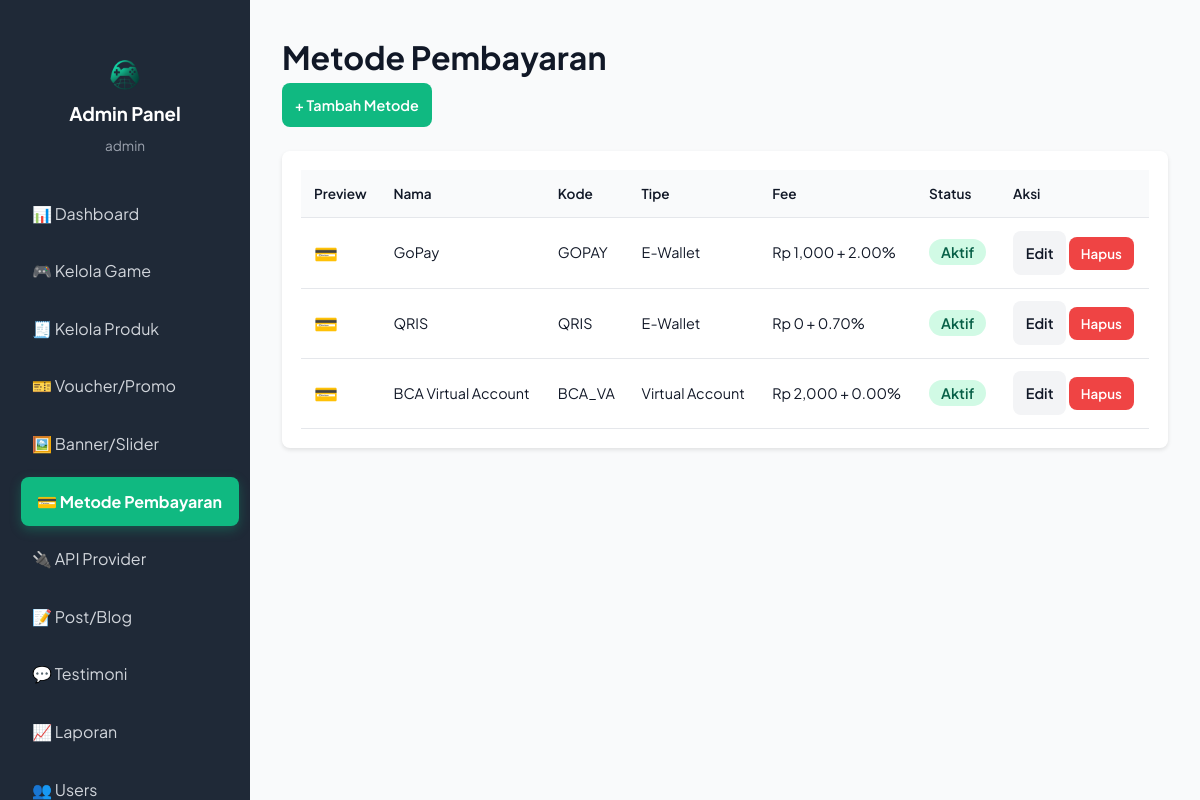
The app's page /admin/payment-methods.php (signed in) with its own data.
### tables this page shows
CREATE TABLE IF NOT EXISTS payment_methods (
  id INT PRIMARY KEY AUTO_INCREMENT,
  name VARCHAR(100) NOT NULL,
  code VARCHAR(50) NOT NULL,
  type VARCHAR(50) DEFAULT 'E-Wallet',  
  fee_flat INT DEFAULT 0,
  fee_percent DECIMAL(5,2) DEFAULT 0,
  image_path VARCHAR(255) NULL,
  is_active TINYINT(1) DEFAULT 1,
  created_at TIMESTAMP DEFAULT CURRENT_TIMESTAMP,
  updated_at TIMESTAMP DEFAULT CURRENT_TIMESTAMP ON UPDATE CURRENT_TIMESTAMP
);

### admin/payment-methods.php (the view, shortened to what this page needs)
<?php
require_once '../config/database.php';
$methods = $pdo->query("SELECT * FROM payment_methods ORDER BY type, name")->fetchAll();
?>
<!DOCTYPE html>
<html lang="id">
<head>
    <link rel="stylesheet" href="../css/style.css">
    <link rel="stylesheet" href="../css/mobile-optimization.css">
</head>
<body>
    <div class="admin-layout">
        <?php include 'sidebar.php'; ?>
        <main class="main-content">
            <div class="content-header">
                <h1>Metode Pembayaran</h1>
                <button onclick="showModal()" class="btn-primary">+ Tambah Metode</button>
            </div>
            <div class="table-container">
                <table class="data-table">
                    <thead>
                        <tr>
                            <th>Preview</th>
                            <th>Nama</th>
                            <th>Kode</th>
                            <th>Tipe</th>
                            <th>Fee</th>
                            <th>Status</th>
                            <th>Aksi</th>
                        </tr>
                    </thead>
                    <tbody>
                        <?php foreach($methods as $m): ?>
                        <tr>
                            <td>
                                <?php if(!empty($m['image_path'])): ?>
                                    <img src="<?php echo asset_url($m['image_path']); ?>" alt="logo" style="height:32px; object-fit:contain;">
                                <?php else: ?>
                                    <span style="font-size: 1.2rem;">💳</span>
                                <?php endif; ?>
                            </td>
                            <td><?php echo htmlspecialchars($m['name']); ?></td>
                            <td><?php echo htmlspecialchars($m['code']); ?></td>
                            <td><?php echo $m['type']; ?></td>
                            <td>Rp <?php echo number_format($m['fee_flat'],0); ?> + <?php echo $m['fee_percent']; ?>%</td>
                            <td><span class="status-badge <?php echo $m['is_active'] ? 'success' : 'failed'; ?>"><?php echo $m['is_active'] ? 'Aktif' : 'Non-aktif'; ?></span></td>
                            <td>
                                <button class="btn-secondary" onclick='showModal(<?php echo json_encode($m); ?>)'>Edit</button>
                                <form method="POST" style="display:inline;" onsubmit="return confirm('Hapus?')">
                                    <button type="submit" class="btn-danger-small">Hapus</button>
                                </form>
                            </td>
                        </tr>
                        <?php endforeach; ?>
                    </tbody>
                </table>
            </div>
        </main>
    </div>
</body>
</html>

### records on screen
payment_methods: name "GoPay", code "GOPAY", type "E-Wallet", fee_flat "1,000", fee_percent "2.00", is_active "Aktif"
payment_methods: name "QRIS", code "QRIS", type "E-Wallet", fee_flat "0", fee_percent "0.70", is_active "Aktif"
payment_methods: name "BCA Virtual Account", code "BCA_VA", type "Virtual Account", fee_flat "2,000", fee_percent "0.00", is_active "Aktif"

### other values on screen
$_SESSION['admin_username'] "admin"
